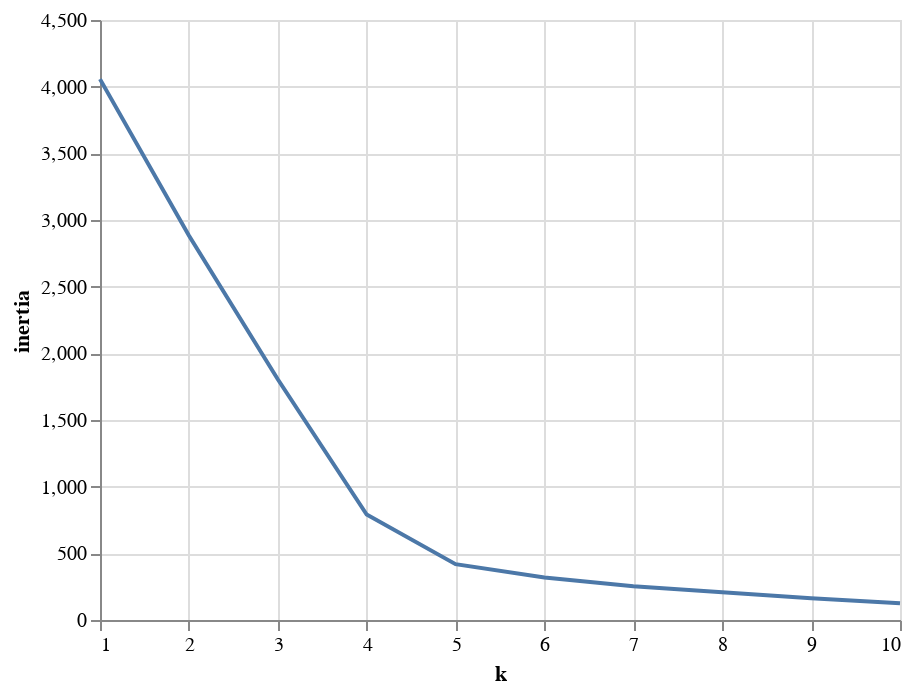

Notebook code cell kept with this figure:
### Code cell
# altair plot
alt.Chart(df_elbow).mark_line().encode(
    x='k',
    y='inertia'
)

### Figure 1 — Vega-Lite specification as saved in the notebook (floating-point values rounded to 4 significant figures)
{"config": {"view": {"continuousWidth": 400, "continuousHeight": 300}}, "data": {"name": "data-fa6dc16be564f311fa2a5514236a4992"}, "mark": "line", "encoding": {"x": {"type": "quantitative", "field": "k"}, "y": {"type": "quantitative", "field": "inertia"}}, "$schema": "https://vega.github.io/schema/vega-lite/v4.8.1.json", "datasets": {"data-fa6dc16be564f311fa2a5514236a4992": [{"k": 1, "inertia": 4057.0}, {"k": 2, "inertia": 2884.0}, {"k": 3, "inertia": 1806.0}, {"k": 4, "inertia": 790.7}, {"k": 5, "inertia": 418.8}, {"k": 6, "inertia": 319.5}, {"k": 7, "inertia": 252.7}, {"k": 8, "inertia": 207.3}, {"k": 9, "inertia": 163.6}, {"k": 10, "inertia": 126.3}]}}
